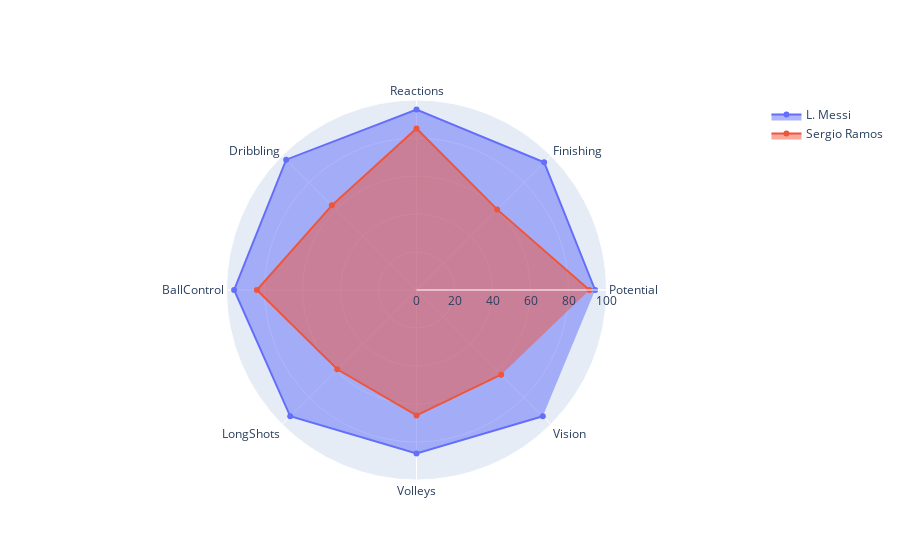

Notebook code cell kept with this figure:
### Markdown cell above
# Plotly

### Code cell
fig = go.Figure()

chosen_name_1 = 'L. Messi'
chosen_name_2 = 'Sergio Ramos'
values_1 = df_subset.loc[df_subset['Name'] == chosen_name_1,:].drop(['Name', 'Age'], axis=1).values.flatten().tolist()
values_2 = df_subset.loc[df_subset['Name'] == chosen_name_2,:].drop(['Name', 'Age'], axis=1).values.flatten().tolist()

fig.add_trace(go.Scatterpolar(
      r=values_1,
      theta=categories,
      fill='toself',
      name=f"{chosen_name_1}"
))
fig.add_trace(go.Scatterpolar(
      r=values_2,
      theta=categories,
      fill='toself',
      name=f"{chosen_name_2}"
))

fig.update_layout(
  polar=dict(
    radialaxis=dict(
      visible=True,
      range=[0, 100]
    )),
  showlegend=True
)

fig.show()

### Figure 1 — Plotly figure (JSON) as saved in the notebook; plotly's stock layout.template omitted (floating-point values rounded to 4 significant figures)
{"data": [{"fill": "toself", "name": "L. Messi", "r": [94, 95, 95, 97, 96, 94, 86, 94], "theta": ["Potential", "Finishing", "Reactions", "Dribbling", "BallControl", "LongShots", "Volleys", "Vision"], "type": "scatterpolar"}, {"fill": "toself", "name": "Sergio Ramos", "r": [91, 60, 85, 63, 84, 59, 66, 63], "theta": ["Potential", "Finishing", "Reactions", "Dribbling", "BallControl", "LongShots", "Volleys", "Vision"], "type": "scatterpolar"}], "layout": {"polar": {"radialaxis": {"range": [0, 100], "visible": true}}, "showlegend": true}}
